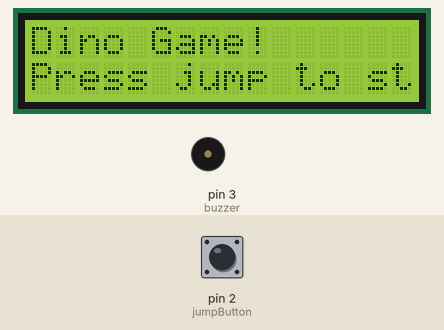
This sketch was run on a simulated Arduino Uno, built with avr-gcc and run on an emulated ATmega328P. Shown: 16×2 character LCD, buzzer (waves = sounding). Inputs (shaded band) come from the test bench; at power-on: pin 2 (jumpButton) HIGH.

Above: at 0.9 s.
1.0 s: pin 2 (jumpButton) pulled LOW for 0.15 s
At 1.34 s:
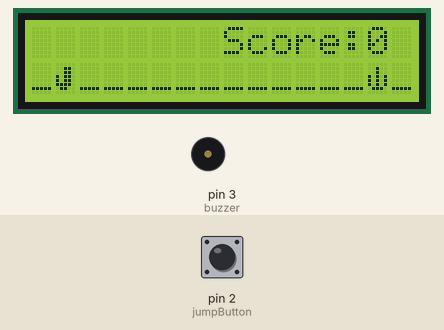
3.1 s: pin 2 (jumpButton) pulled LOW for 3.2 s
At 3.75 s:
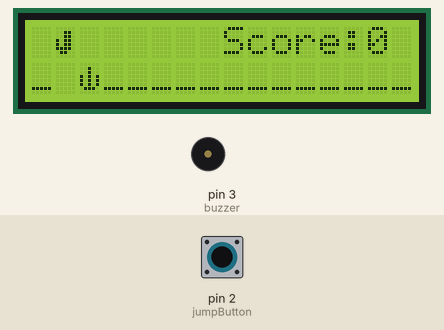
7.8 s: pin 2 (jumpButton) pulled LOW for 1 s
At 10.81 s:
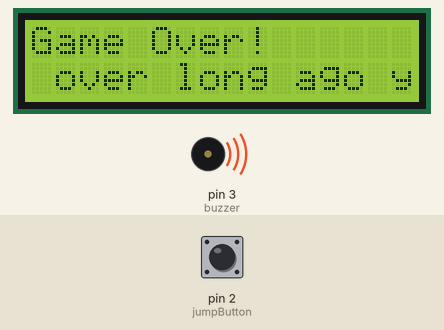
11.8 s: pin 2 (jumpButton) pulled LOW for 3.2 s
At 12.34 s:
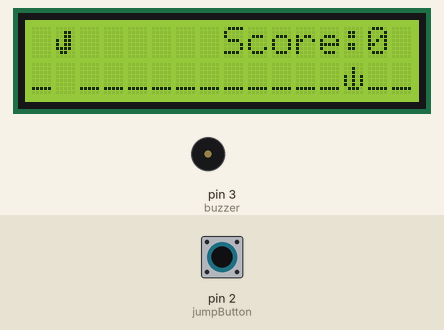
16.5 s: pin 2 (jumpButton) pulled LOW for 0.15 s
At 16.94 s:
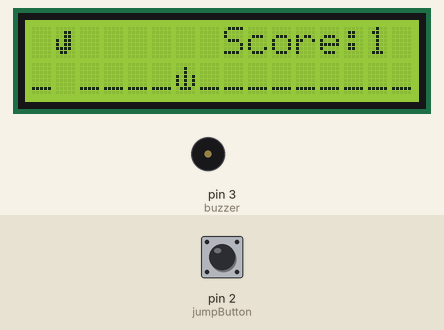
19.6 s: pin 2 (jumpButton) pulsed LOW 2 times (0.12 s each, 0.3 s apart)
At 22.62 s:
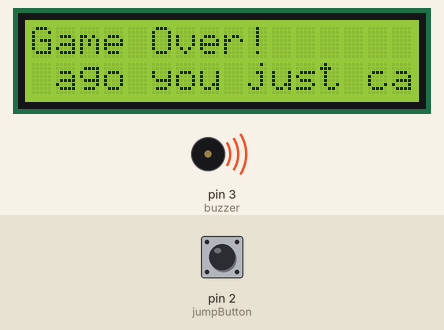
Timing chart, 0 to 24.4 s (numbered marks = the images above; inputs shaded):
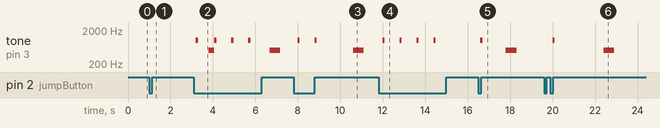

The sketch:

Dinosaurgame.ino
```cpp
#include <Wire.h>
#include <LiquidCrystal_I2C.h>

// Set the LCD address to 0x27 for a 16 chars and 2 line display
LiquidCrystal_I2C lcd(0x27, 16, 2);

// Pin definitions
const int jumpButton = 2;  // Button for jumping
const int buzzer = 3;      // Buzzer for sound (optional)

// Game variables
int dinoPos = 0;           // Dino position (0 = ground, 1 = jumping)
int obstaclePos = 15;      // Obstacle position (starts from right)
bool jumping = false;
int jumpHeight = 0;
int score = 0;
bool gameOver = false;

// Timing variables
unsigned long lastGameUpdate = 0;
unsigned long lastButtonPress = 0;
const unsigned long gameUpdateInterval = 200;  // Game speed
const unsigned long debounceDelay = 50;       // Button debounce

// Custom characters for dino and cactus
byte dino[8] = {
  B00000,
  B00110,
  B00110,
  B10110,
  B10110,
  B11110,
  B01100,
  B00000
};

byte cactus[8] = {
  B00000,
  B00100,
  B00100,
  B10101,
  B10101,
  B10101,
  B01110,
  B00000
};

void setup() {
  pinMode(jumpButton, INPUT_PULLUP);
  pinMode(buzzer, OUTPUT);

  lcd.init();
  lcd.backlight();
  lcd.createChar(0, dino);
  lcd.createChar(1, cactus);

  // Start screen
  lcd.setCursor(0, 0);
  lcd.print("Dino Game!");
  lcd.setCursor(0, 1);
  lcd.print("Press jump to start");
  while (digitalRead(jumpButton) == HIGH) {
    // Non-blocking wait
  }

  // Initialize game
  resetGame();
}

void loop() {
  if (!gameOver) {
    unsigned long currentMillis = millis();

    if (currentMillis - lastGameUpdate >= gameUpdateInterval) {
      lastGameUpdate = currentMillis;

      // Handle jump
      if (digitalRead(jumpButton) == LOW && !jumping && (currentMillis - lastButtonPress >= debounceDelay)) {
        jumping = true;
        jumpHeight = 4;
        tone(buzzer, 1000, 100);  // Jump sound
        lastButtonPress = currentMillis;
      }

      // Update jump
      if (jumping) {
        jumpHeight--;
        if (jumpHeight <= 0) {
          jumping = false;
          dinoPos = 0;
        } else {
          dinoPos = 1;
        }
      }

      // Move obstacle
      obstaclePos--;
      if (obstaclePos < 0) {
        obstaclePos = 15;
        score++;
      }

      // Check collision
      if (obstaclePos == 1 && dinoPos == 0) {
        gameOver = true;
        tone(buzzer, 500, 500);  // Game over sound
      }

      // Draw game
      drawGame();
    }
  } else {
    // Game over screen with lyrics
    displayGameOver();
  }
}

void drawGame() {
  lcd.clear();

  // Draw dino
  if (dinoPos == 0) {
    lcd.setCursor(1, 1);
  } else {
    lcd.setCursor(1, 0);
  }
  lcd.write(byte(0));

  // Draw obstacle
  if (obstaclePos >= 0 && obstaclePos < 16) {
    if (dinoPos == 0) {
      lcd.setCursor(obstaclePos, 1);
    } else {
      lcd.setCursor(obstaclePos, 1);
    }
    lcd.write(byte(1));
  }

  // Draw ground
  for (int i = 0; i < 16; i++) {
    lcd.setCursor(i, 1);
    if (i != 1 && i != obstaclePos) {  // Don't overwrite dino or obstacle
      lcd.print("_");
    }
  }

  // Display score
  lcd.setCursor(8, 0);
  lcd.print("Score:");
  lcd.print(score);
}

void resetGame() {
  dinoPos = 0;
  obstaclePos = 15;
  jumping = false;
  jumpHeight = 0;
  score = 0;
  gameOver = false;
  lastGameUpdate = millis();
  lastButtonPress = 0;
  lcd.clear();
}

void displayGameOver() {
  static unsigned long lastScroll = 0;
  static int scrollPos = 0;
  const unsigned long scrollInterval = 300;
  const String scrollText = "It was over long ago you just can't let go    ";

  unsigned long currentMillis = millis();

  if (currentMillis - lastScroll >= scrollInterval) {
    lastScroll = currentMillis;
    scrollPos++;
    if (scrollPos >= scrollText.length()) {
      scrollPos = 0;
    }

    // Build a 16-character window to display
    String window = "";
    for (int i = 0; i < 16; i++) {
      int idx = (scrollPos + i) % scrollText.length();
      window += scrollText[idx];
    }

    lcd.clear();
    lcd.setCursor(0, 0);
    lcd.print("Game Over!");
    lcd.setCursor(0, 1);
    lcd.print(window);
  }

  // Check for restart
  if (digitalRead(jumpButton) == LOW && (currentMillis - lastButtonPress >= debounceDelay)) {
    lastButtonPress = currentMillis;
    resetGame();
  }
}
```

Measured:
- after the input at 1.0 s, the display: first changes at once (image 1 shows a later state)
- after the input at 3.1 s, the display: first changes after 0.14 s (image 2 shows a later state)
- after the input at 7.8 s, tone on pin 3 (buzzer): plays 1000 Hz for 0.10 s, 1000 Hz for 0.10 s, 500 Hz for 0.50 s, starting after 0.20 s; the display: first changes at once (image 3 shows a later state)
- after the input at 11.8 s, tone on pin 3 (buzzer): alternates 1000 Hz for 0.10 s and silent for 0.70 s, 8 changes in all, then stays silent, starting after 0.20 s; the display: first changes at once (image 4 shows a later state)
- after the input at 16.5 s, the display: first changes after 0.14 s (image 5 shows a later state)
- after the input at 19.6 s, tone on pin 3 (buzzer): silent → 1000 Hz after 0.40 s, → silent 0.10 s later, → 500 Hz 2.3 s later, → silent 0.50 s later; the display: first changes at once (image 6 shows a later state)
- by itself, tone on pin 3 (buzzer): plays 1000 Hz for 0.10 s, 500 Hz for 0.27 s, 1000 Hz for 0.10 s, 1000 Hz for 0.10 s, 1000 Hz for 0.10 s, 500 Hz for 0.50 s
